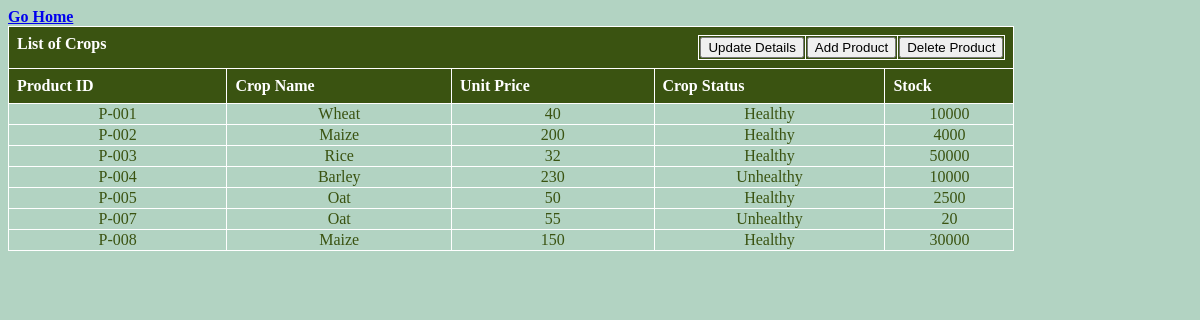
/view/inventory.php (signed in), run on the app's committed database.
### tables this page shows
CREATE TABLE `inventory` (
  `productId` varchar(50) NOT NULL,
  `cname` varchar(50) NOT NULL,
  `unitPrice` varchar(50) NOT NULL,
  `cstatus` varchar(50) NOT NULL,
  `stock` varchar(50) NOT NULL
);

### model/inventoryModel.php (the view, shortened to what this page needs)
<?php
if(isset($_COOKIE['astatus']) && isset($_SESSION['id']) && isset($_SESSION['pass']))
    {
        function viewInventory()
        {
            $conn = getconnection();
            $sql = "SELECT * FROM inventory";
            $result = mysqli_query($conn, $sql);
            $count = mysqli_num_rows($result);
            if($count > 0)
                {
                    while ($user = mysqli_fetch_row($result))
                    {
                        echo "<tr style='text-align: center' class='data'>";
                            for($i = 0; $i<count($user); $i++)
                            {
                                echo "<td>".$user[$i]."</td>";
                            }
                        echo "</tr>";
                    }
                }
            else
            {
                echo "could not fetch array";
            }
        }
    }
else
{
    echo "Invalid request";
    echo "<br><a href='../view/ahome.php'>Home</a>";
}
?>

### asset/TableStyle.css (style rules this page uses)
body { background-color: #B2D3C2; font-family: calibri; color: #3A5311; font-weight: bold; }
td,th { border: 1px solid white; }

### data on the page
inventory: productId "P-001", cname "Wheat", unitPrice "40", cstatus "Healthy", stock "10000"
inventory: productId "P-002", cname "Maize", unitPrice "200", cstatus "Healthy", stock "4000"
inventory: productId "P-003", cname "Rice", unitPrice "32", cstatus "Healthy", stock "50000"
inventory: productId "P-004", cname "Barley", unitPrice "230", cstatus "Unhealthy", stock "10000"
inventory: productId "P-005", cname "Oat", unitPrice "50", cstatus "Healthy", stock "2500"
inventory: productId "P-007", cname "Oat", unitPrice "55", cstatus "Unhealthy", stock "20"
inventory: productId "P-008", cname "Maize", unitPrice "150", cstatus "Healthy", stock "30000"
